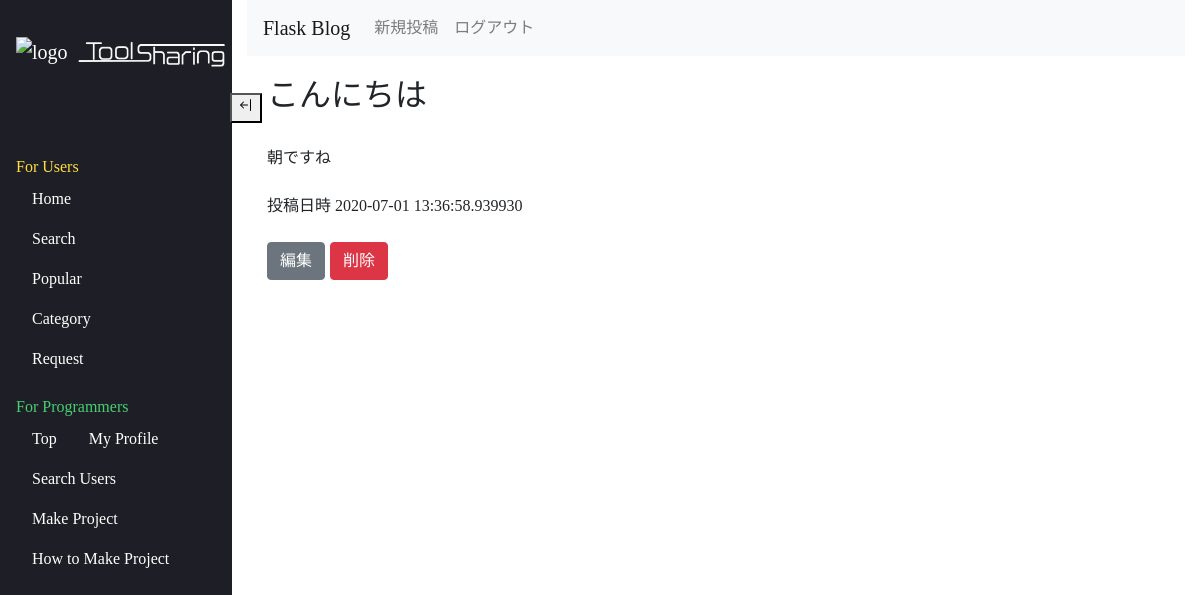
The page /users/public/6 (signed in) on the database as committed earlier.
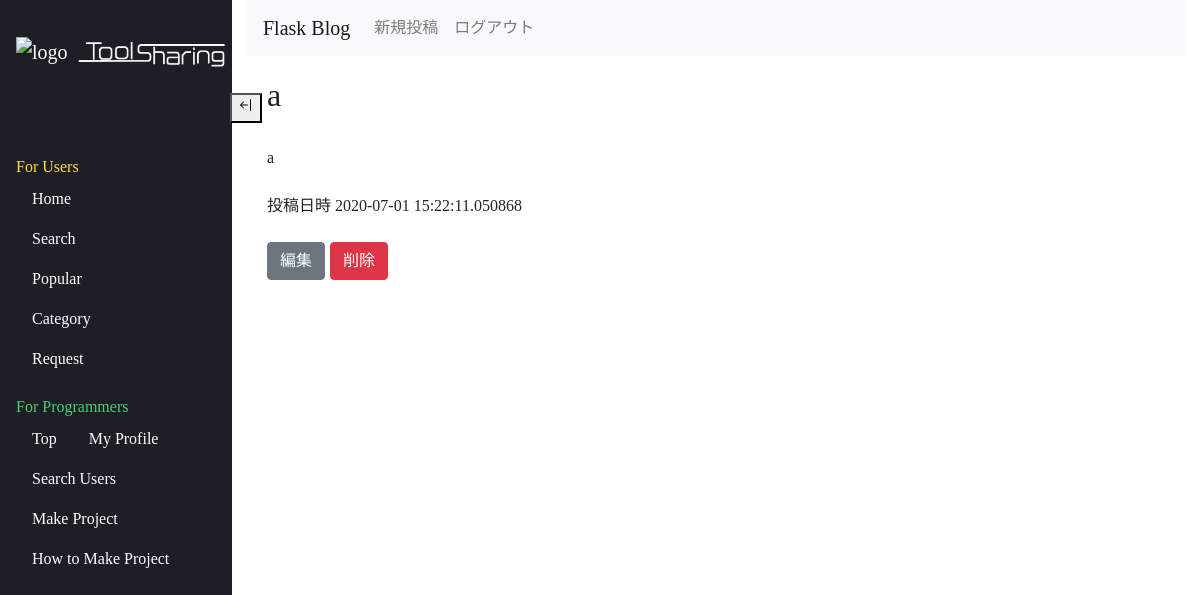
The same page on the database as committed later.
### flask_blog/models/entries.py (models this page shows, shortened)
class Entry(db.Model):
    __tablename__ = 'entries'
    id = db.Column(db.Integer, primary_key=True)
    title = db.Column(db.String(50), unique=True)
    text = db.Column(db.Text)
    created_at = db.Column(db.DateTime)

### flask_blog/views/entries.py (the view)
@entry.route('/public/<int:id>', methods=['GET'])
@login_required
def show_entry(id):
    entry = Entry.query.get(id)
    return render_template('public/show.html', entry=entry)

### flask_blog/views/views.py (called while the page is built)
def login_required(view):
    @wraps(view)
    def inner(*args, **kwargs):
        if not session.get('logged_in'):
            return redirect(url_for('view.login'))
        return view(*args, **kwargs)
    return inner

### flask_blog/templates/public/show.html
{% extends "layout.html" %} {% block body %}
<h2>{{ entry.title }}</h2>
<br> {{ entry.text|safe }}
<br>
<br> 投稿日時 {{ entry.created_at }}
<br>
<br>
<div class="btn-group">
<form action="{{ url_for('entry.edit_entry', id=entry.id) }}" method="get">
    <button type="submit" class="btn btn-secondary">編集</button>
    </form>
    <form action="{{ url_for('entry.delete_entry', id=entry.id) }}" method="post">
    <button type="submit" class="btn btn-danger" style="margin-left:5px">削除</button>
    </form>
    </div>
    {% endblock %}

### flask_blog/templates/layout.html (shortened to what this page needs)
<!doctype html>
<link rel="stylesheet" href="https://maxcdn.bootstrapcdn.com/bootstrap/4.0.0/css/bootstrap.min.css">
  <link href="https://unpkg.com/material-components-web@latest/dist/material-components-web.min.css" rel="stylesheet">
<link rel=stylesheet href="{{ url_for('static', filename='style.css') }}">
  <nav id="headeramine" class="navbar navbar-expand-md navbar-dark menucolor fixed-left">
    <a class="navbar-brand mt-4 mb-3" href="{{ url_for('entry.show_entries') }}">
    <image src="/static/webtoolsharing.png" class="logo" alt="logo" width="auto" height="40px"></image>
    <image src="/static/toolsharing.png" class="logo" alt="logo" width="85%"></image>
    </a>
    <div class="col-md-0 col-sm-6 col-1 "></div>
    <button class="taged" id="ops" onclick="opens();">
</button>
    <div class="collapse navbar-collapse" id="navbarSupportedContent">
      <ul class="nav nav-pills nav-stacked mr-auto mt-4">
        <div class="mmclor">For Users</div>
        <div class="listtag">
          <li class="nav-item"><a class="nav-link whi"  href="https://toolsharing.jp">Home</a></li>
          <li class="nav-item"><a class="nav-link whi" href="https://toolsharing.jp/search/">Search</a></li>
          <li class="nav-item"><a class="nav-link whi"  href="https://toolsharing.jp/popular/">Popular</a></li>
          <li class="nav-item"><a class="nav-link whi" href="https://toolsharing.jp/category/">Category</a></li>
          <li class="nav-item"><a class="nav-link whi" href="https://toolsharing.jp/request/">Request</a></li>
        </div>
      </ul>
      <ul class="nav nav-pills nav-stacked mr-auto mt-3">
        <div class="mmclors">For Programmers</div>
          <li class="nav-item"><a class="nav-link whi" href="https://toolsharing.jp/forcoders/">Top</a></li>
          <li class="nav-item"><a class="nav-link whi" href="https://toolsharing.jp/my-profile/">My Profile</a></li>
          <li class="nav-item"><a class="nav-link whi"  href="https://toolsharing.jp/search-users/">Search Users</a></li>
          <li class="nav-item"><a class="nav-link whi"  href="{{ url_for('entry.new_entry') }}">Make Project</a></li><li class="nav-item"><a class="nav-link whi"  href="https://support.toolsharing.jp/">How to Make Project</a></li>
        </div>
  </nav>
<div class="container">
    <nav class="navbar navbar-expand-lg navbar-light bg-light">
        <a class="navbar-brand" href="{{ url_for('entry.show_entries') }}">Flask Blog</a>
        <div class="collapse navbar-collapse" id="navbarNav">
            <ul class="nav navbar-nav navbar-right">
                {% if not session.logged_in %}
                <li class="nav-item">
                    <a class="nav-link" href="{{ url_for('view.login') }}">ログイン</a>
                </li>
                {% else %}
                <li class="nav-item">
                    <a class="nav-link" href="{{ url_for('entry.new_entry') }}">新規投稿</a>
                </li>
                <li class="nav-item">
                    <a class="nav-link" href="{{ url_for('view.logout') }}">ログアウト</a>
                </li>
                {% endif %}
            </ul>
        </div>
    </nav>
    <div class="blog-body">
        {% block body %}{% endblock %}
    </div>
</div>

### flask_blog/static/style.css (style rules this page uses)
.blog-body { padding: 1.25em; }
* { font-family: 'Mplus 1p'; }
.logo { padding-bottom: 4px }
.whi { color:white; }
.navbar.fixed-left { position: fixed; top: 0; left: 0; right: 0; z-index: 1030; }
@media (min-width: 768px) { .navbar.fixed-left { bottom: 0; width: 232px; flex-flow: column nowrap; align-items: flex-start; } }
@media (min-width: 768px) { .navbar.fixed-left .navbar-collapse { flex-grow: 0; flex-direction: column; width: 100%; } }
@media (min-width: 768px) { .navbar.fixed-left { right: auto; } }
.menucolor { background-color: #1e1f26; }
.mmclor { color:#ffdd40; width:100%; }
.mmclors { color:#47cf73; width:100%; }
.listtag { width: 100%; }
.taged { position: relative; left: 107%; }
@media (min-width: 768px) { .col-md-0 { -ms-flex: 0 0 0%; flex: 0 0 0%; max-width: 0%; } }

Rows that differ between the two databases and show on the page:
changed Entry: title "こんにちは" → "a"; text "朝ですね" → "a"; created_at "2020-07-01 13:36:58.939930" → "2020-07-01 15:22:11.050868"
